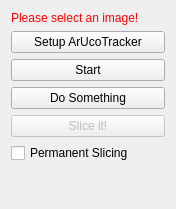
<?xml version="1.0" encoding="UTF-8"?>
<ui version="4.0">
 <class>ArucoTestViewControls</class>
 <widget class="QWidget" name="ArucoTestViewControls">
  <property name="geometry">
   <rect>
    <x>0</x>
    <y>0</y>
    <width>176</width>
    <height>209</height>
   </rect>
  </property>
  <property name="minimumSize">
   <size>
    <width>0</width>
    <height>0</height>
   </size>
  </property>
  <property name="windowTitle">
   <string>QmitkTemplate</string>
  </property>
  <layout class="QVBoxLayout" name="verticalLayout">
   <item>
    <widget class="QLabel" name="labelWarning">
     <property name="styleSheet">
      <string notr="true">QLabel { color: rgb(255, 0, 0) }</string>
     </property>
     <property name="text">
      <string>Please select an image!</string>
     </property>
    </widget>
   </item>
   <item>
    <widget class="QPushButton" name="buttonSetupTracker">
     <property name="text">
      <string>Setup ArUcoTracker</string>
     </property>
    </widget>
   </item>
   <item>
    <widget class="QPushButton" name="buttonStart">
     <property name="text">
      <string>Start</string>
     </property>
    </widget>
   </item>
   <item>
    <widget class="QPushButton" name="buttonPerformImageProcessing">
     <property name="toolTip">
      <string>Do image processing</string>
     </property>
     <property name="text">
      <string>Do Something</string>
     </property>
    </widget>
   </item>
   <item>
    <widget class="QPushButton" name="btnSlice">
     <property name="enabled">
      <bool>false</bool>
     </property>
     <property name="text">
      <string>Slice it!</string>
     </property>
    </widget>
   </item>
   <item>
    <layout class="QHBoxLayout" name="horizontalLayout"/>
   </item>
   <item>
    <widget class="QCheckBox" name="boxSlicing">
     <property name="text">
      <string>Permanent Slicing</string>
     </property>
    </widget>
   </item>
   <item>
    <spacer name="spacer1">
     <property name="orientation">
      <enum>Qt::Vertical</enum>
     </property>
     <property name="sizeType">
      <enum>QSizePolicy::Expanding</enum>
     </property>
     <property name="sizeHint" stdset="0">
      <size>
       <width>20</width>
       <height>220</height>
      </size>
     </property>
    </spacer>
   </item>
  </layout>
 </widget>
 <layoutdefault spacing="6" margin="11"/>
 <resources/>
 <connections/>
</ui>
